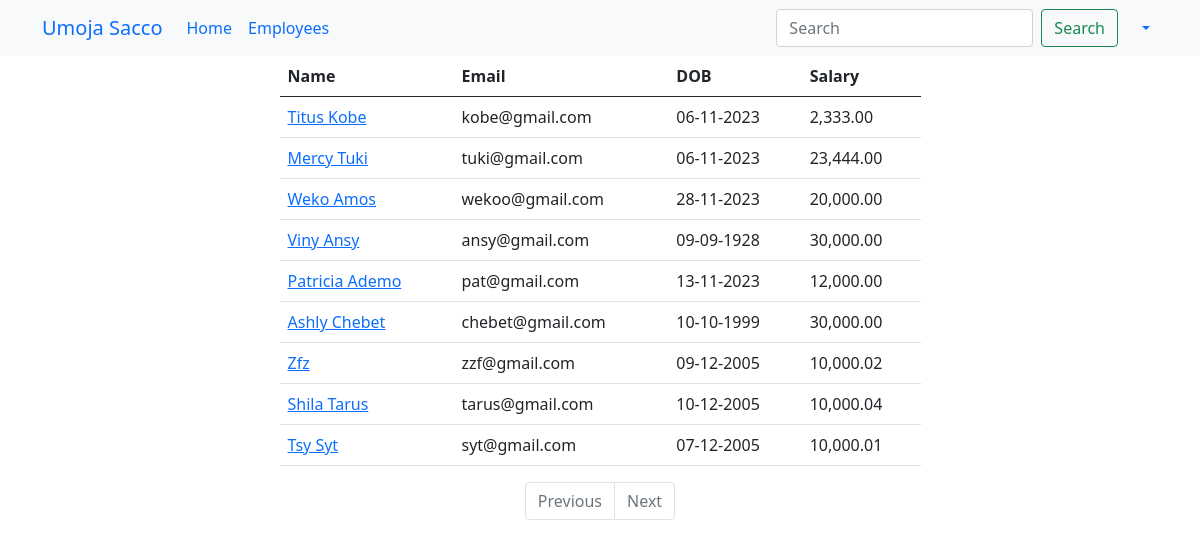
The app's page /employees (signed in), older data.
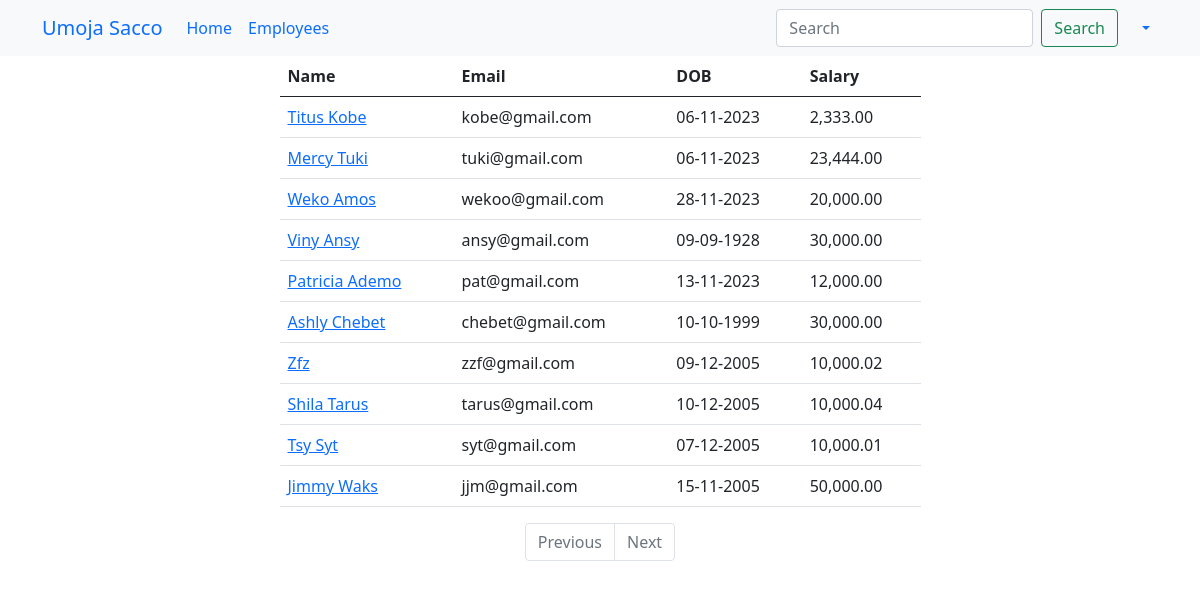
The same page, newer data.
### main_app/models.py (models this page shows, shortened)
class Employee(models.Model):
    name = models.CharField(max_length=40)
    email = models.EmailField(unique=True)
    dob = models.DateField(null=True)
    salary = models.DecimalField(max_digits=7, decimal_places=2)  # 67000.58
    disabled = models.BooleanField(default=False)
    profile = models.ImageField(upload_to=unique_img_name, null=True, default="employees/employee.png")
    created_at = models.DateTimeField(auto_now_add=True, null=True)  # Once during creation
    updated_at = models.DateTimeField(auto_now=True, null=True)  # Every time an update happens

### main_app/views.py (the view)
# urls.py: path('employees', views.all_employees, name="all"),
@login_required
@permission_required('main_app.view_employee', raise_exception=True)
def all_employees(request):
    employees = Employee.objects.all()  # SELECT * FROM employees
    paginator = Paginator(employees, 20)
    page_number = request.GET.get("page")
    data = paginator.get_page(page_number)
    return render(request, "all_employees.html", {"employees": data})

### templates/all_employees.html (shortened to what this page needs)
{% extends 'base_template.html' %}
{% load humanize %}
{% block content %}
    {% include 'navbar.html' %}
    <div class="container">
        <div class="row justify-content-center">
            <div class="col-sm-7">
                <table class="table">
                    <thead>
                    <tr>
                        <th>Name</th>
                        <th>Email</th>
                        <th>DOB</th>
                        <th>Salary</th>
                    </tr>
                    </thead>
                    <tbody>
                    {% for employee in employees %}
                        <tr>
                            <td>
                                <a href="/employees/{{ employee.id }}">{{ employee.name | title }}</a>
                            </td>
                            <td>{{ employee.email }}</td>
                            <td>{{ employee.dob | date:'d-m-Y' }}</td>
                            <td>{{ employee.salary | intcomma }}</td>
                        </tr>
                    {% endfor %}
                    </tbody>
                </table>
                <nav aria-label="Page navigation example">
                    <ul class="pagination justify-content-center">
                        {% if employees.has_previous %}
                            <li class="page-item">
                                <a class="page-link" href='?page={{ employees.previous_page_number }}'>Previous</a>
                            </li>
                        {% else %}
                            <li class="page-item disabled">
                                <a class="page-link" href='' tabindex="-1" aria-disabled="True">Previous</a>
                            </li>
                        {% endif %}
                        {% if employees.has_next %}
                            <li class="page-item">
                                <a class="page-link" href='?page={{ employees.next_page_number }}'>Next</a>
                            </li>
                        {% else %}
                            <li class="page-item disabled">
                                <a class="page-link" href='' tabindex="-1" aria-disabled="True">Next</a>
                            </li>
                        {% endif %}
                    </ul>
                </nav>
            </div>
        </div>
    </div>
{% endblock %}

Row changes from the older to the newer data that the page shows:
added Employee: name "Jimmy Waks", email "jjm@gmail.com", dob "15-11-2005", salary "50,000.00"
